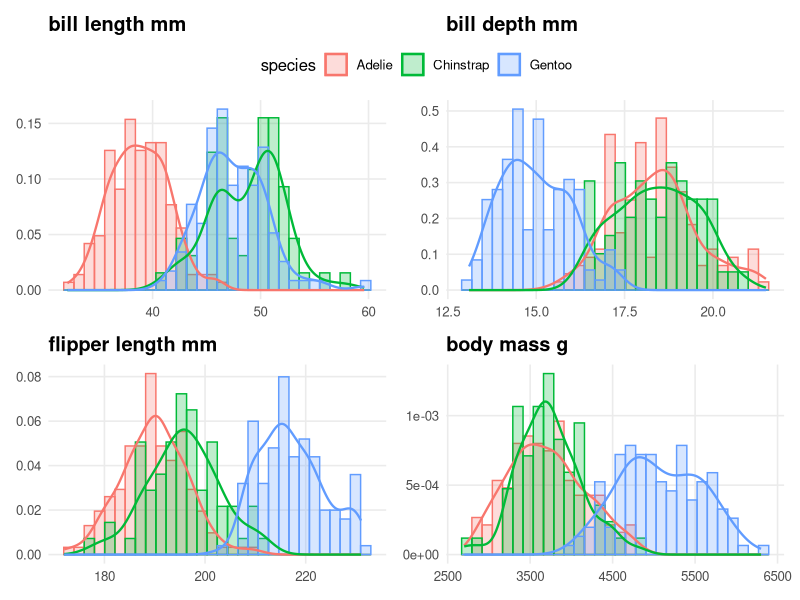
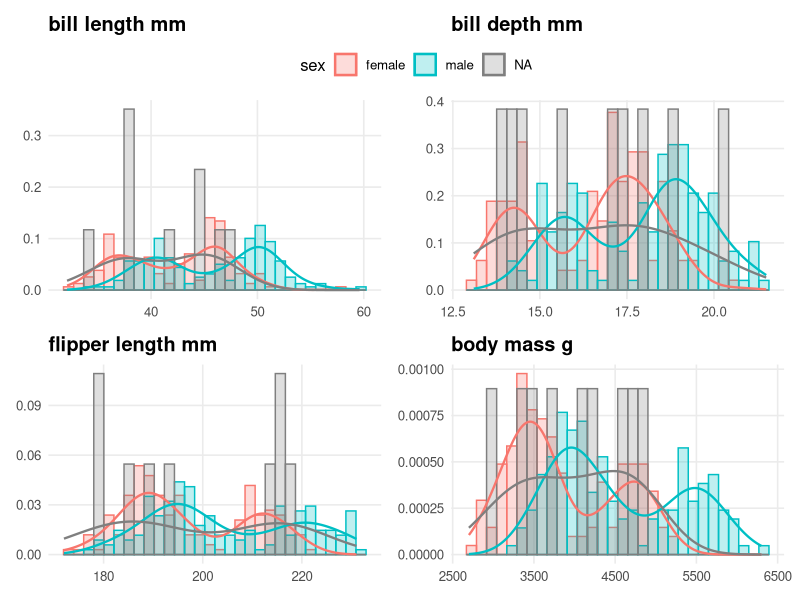
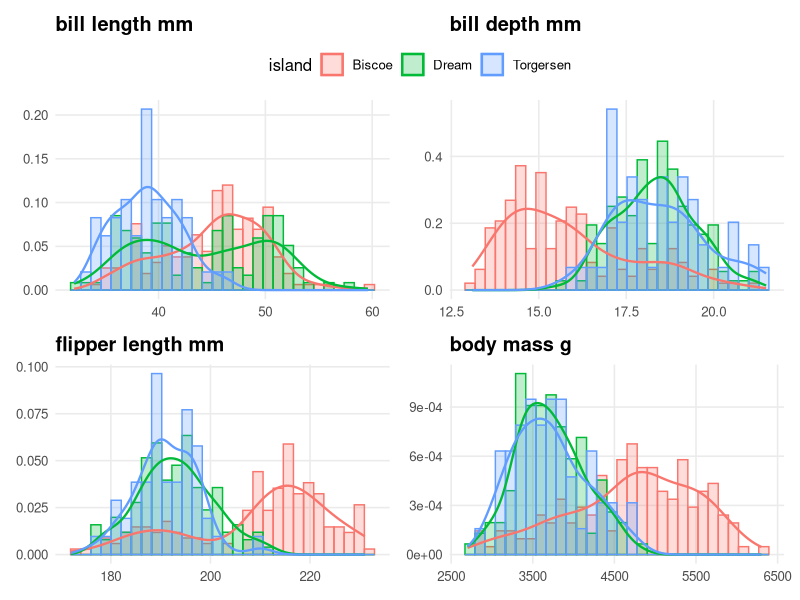
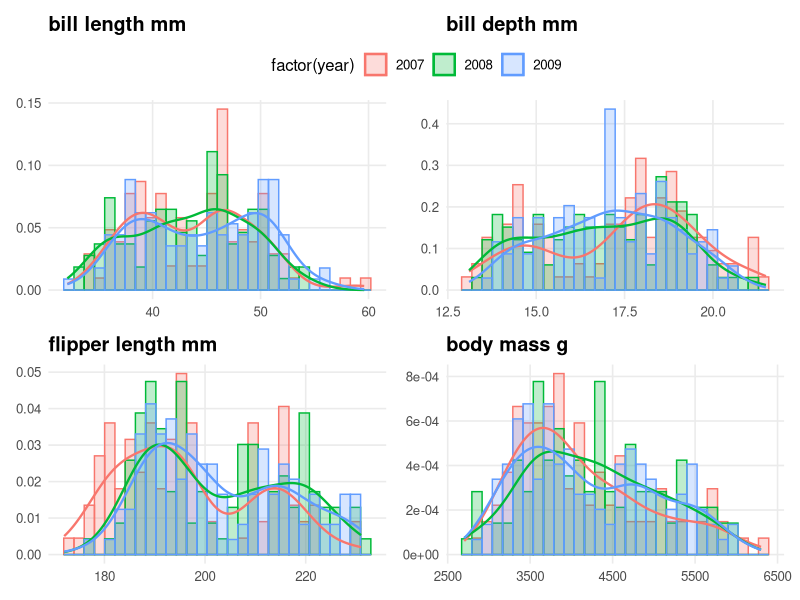
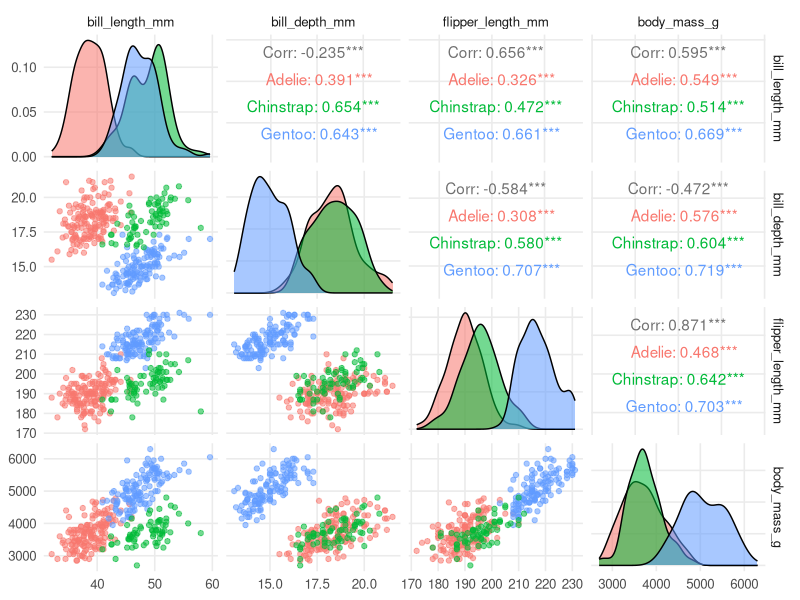
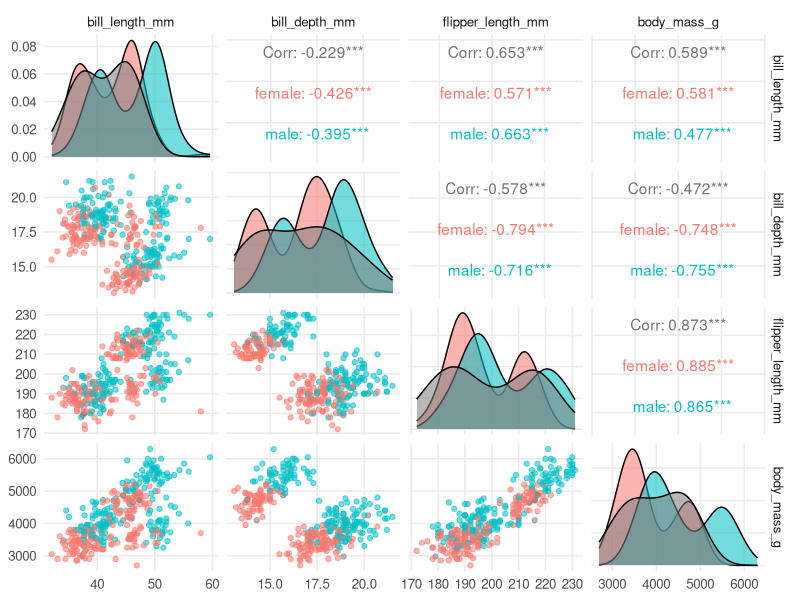
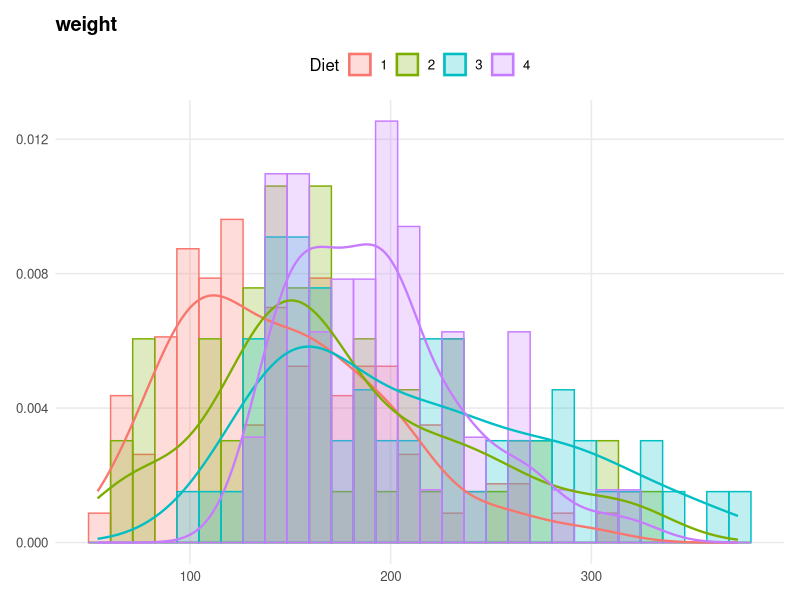
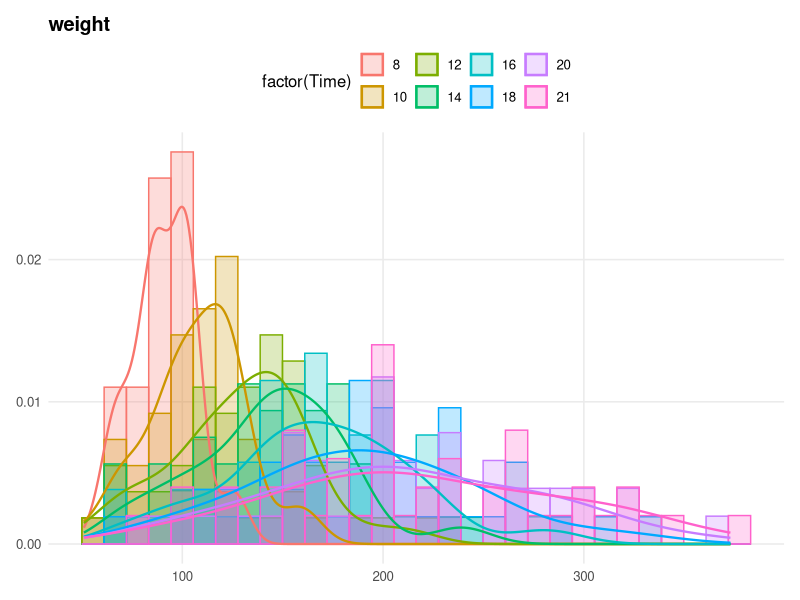

Recreate these plots in R, in order.
## ---- chunk 1
knitr::opts_chunk$set(
  collapse = TRUE,
  comment = "#>",
  echo = FALSE,
  warning = FALSE,
  message = FALSE
)
include_solutions = TRUE
## ---- chunk 2
require(rmarkdown)
require(knitr)
require(kableExtra)
library(ggplot2)
library(purrr)
library(patchwork)
library(GGally)
library(dplyr)
# Put any library imports and other preamble here.
## ---- chunk 3
#| label: tbl-palmer
#| tbl-cap: "Example rows of the Palmer penguin dataset."


df = palmerpenguins::penguins
kable(head(df))
## ---- chunk 4
#| label: fig-1
#| fig-cap: "Bill, flipper and mass characteristics by species"

# Figure 1 plotting

vars = c("bill_length_mm", 
          "bill_depth_mm",
          "flipper_length_mm",
          "body_mass_g")

plot_var = function(v){
  ggplot(df,
         aes(x = .data[[v]], 
             fill = species, 
             color = species)) +
    geom_histogram(aes(y = after_stat(density)), 
                   bins = 30, 
                   alpha = 0.25, 
                   position = "identity") +
    geom_density(linewidth = 0.8, 
                 fill = NA) +
    labs(title = gsub("_", " ", v), 
         x = NULL, 
         y = NULL) +
    theme_minimal(base_size = 12) +
    theme(plot.title = element_text(face = "bold", hjust = 0),
          panel.grid.minor = element_blank())
}

plots = map(vars, plot_var)
wrap_plots(plots, ncol = 2, guides = "collect") & theme(legend.position = "top")
  
## ---- chunk 5
#| label: fig-2
#| fig-cap: "Bill, flipper and mass characteristics by sex"

# Figure 2 plotting

plot_var = function(v){
  ggplot(df,
         aes(x = .data[[v]], 
             fill = sex, 
             color = sex)) +
    geom_histogram(aes(y = after_stat(density)), 
                   bins = 30, 
                   alpha = 0.25, 
                   position = "identity") +
    geom_density(linewidth = 0.8, 
                 fill = NA) +
    labs(title = gsub("_", " ", v), 
         x = NULL, 
         y = NULL) +
    theme_minimal(base_size = 12) +
    theme(plot.title = element_text(face = "bold", hjust = 0),
          panel.grid.minor = element_blank())
}

plots = map(vars, plot_var)
wrap_plots(plots, ncol = 2, guides = "collect") & theme(legend.position = "top")

## ---- chunk 6
#| label: fig-3
#| fig-cap: "Bill, flipper, and mass characteristics by island"

# Figure 3 plotting

plot_var = function(v){
  ggplot(df,
         aes(x = .data[[v]], 
             fill = island, 
             color = island)) +
    geom_histogram(aes(y = after_stat(density)), 
                   bins = 30, 
                   alpha = 0.25, 
                   position = "identity") +
    geom_density(linewidth = 0.8, 
                 fill = NA) +
    labs(title = gsub("_", " ", v), 
         x = NULL, 
         y = NULL) +
    theme_minimal(base_size = 12) +
    theme(plot.title = element_text(face = "bold", hjust = 0),
          panel.grid.minor = element_blank())
}

plots = map(vars, plot_var)
wrap_plots(plots, ncol = 2, guides = "collect") & theme(legend.position = "top")
## ---- chunk 7
#| label: fig-4
#| fig-cap: "Bill, flipper, and mass characteristics by year"

# FIgure 4 plotting

plot_var = function(v){
  ggplot(df,
         aes(x = .data[[v]], 
             fill = factor(year), 
             color = factor(year))) +
    geom_histogram(aes(y = after_stat(density)), 
                   bins = 30, 
                   alpha = 0.25, 
                   position = "identity") +
    geom_density(linewidth = 0.8, 
                 fill = NA) +
    labs(title = gsub("_", " ", v), 
         x = NULL, 
         y = NULL) +
    theme_minimal(base_size = 12) +
    theme(plot.title = element_text(face = "bold", hjust = 0),
          panel.grid.minor = element_blank())
}

plots = map(vars, plot_var)
wrap_plots(plots, ncol = 2, guides = "collect") & theme(legend.position = "top")
## ---- chunk 8
#| label: fig-5
#| fig-cap: "Scatterplots for the numeric variables of the penguins dataset, coloring by species"

# Figure 5 plotting

ggpairs(df |> 
select(species, bill_length_mm, bill_depth_mm, flipper_length_mm, body_mass_g),
aes(color = species, alpha = 0.5),
columns = 2:5) +
    theme_minimal(base_size = 12) +
    theme(plot.title = element_text(face = "bold", hjust = 0),
          panel.grid.minor = element_blank())
## ---- chunk 9
#| label: fig-6
#| fig-cap: "Scatterplots for the numeric variables of the penguins dataset, coloring by sex"

# Figure 6 plotting

ggpairs(df |> 
select(sex, bill_length_mm, bill_depth_mm, flipper_length_mm, body_mass_g),
aes(color = sex, alpha = 0.5),
columns = 2:5) +
    theme_minimal(base_size = 12) +
    theme(plot.title = element_text(face = "bold", hjust = 0),
          panel.grid.minor = element_blank())
## ---- chunk 10
#| label: tbl-chicks
#| tbl-cap: "Example rows of the Chicks dataset."

# Table 2 = 

df = datasets::ChickWeight
kable(head(df))
## ---- chunk 11
#| label: fig-7
#| fig-cap: "Weight of chicks by diet"

# Figure 7 plotting

vars = c("weight")

plot_var = function(v){
  ggplot(df |> 
  filter(Time>10),
         aes(x = .data[[v]], 
             fill = Diet, 
             color = Diet)) +
    geom_histogram(aes(y = after_stat(density)), 
                   bins = 30, 
                   alpha = 0.25, 
                   position = "identity") +
    geom_density(linewidth = 0.8, 
                 fill = NA) +
    labs(title = gsub("_", " ", v), 
         x = NULL, 
         y = NULL) +
    theme_minimal(base_size = 12) +
    theme(plot.title = element_text(face = "bold", hjust = 0),
          panel.grid.minor = element_blank())
}

plots = map(vars, plot_var)
wrap_plots(plots, ncol = 1, guides = "collect") & theme(legend.position = "top")
  
## ---- chunk 12
#| label: fig-8
#| fig-cap: "Weight by time"

# Figure 2 plotting

plot_var = function(v){
  ggplot(df |> 
  filter(Time>6),
         aes(x = .data[[v]], 
             fill = factor(Time), 
             color = factor(Time))) +
    geom_histogram(aes(y = after_stat(density)), 
                   bins = 30, 
                   alpha = 0.25, 
                   position = "identity") +
    geom_density(linewidth = 0.8, 
                 fill = NA) +
    labs(title = gsub("_", " ", v), 
         x = NULL, 
         y = NULL) +
    theme_minimal(base_size = 12) +
    theme(plot.title = element_text(face = "bold", hjust = 0),
          panel.grid.minor = element_blank())
}

plots = map(vars, plot_var)
wrap_plots(plots, ncol = 1, guides = "collect") & theme(legend.position = "top")


## ---- chunk 13
#| label: fig-9
#| fig-cap: ""

df |> 
  ggplot(aes(x = Time,
             y = weight,
             color = Diet)
         ) +
  geom_point(alpha = 0.2) +
  geom_smooth() +
  theme_minimal(base_size = 12) +
    theme(plot.title = element_text(face = "bold", hjust = 0),
          panel.grid.minor = element_blank())
